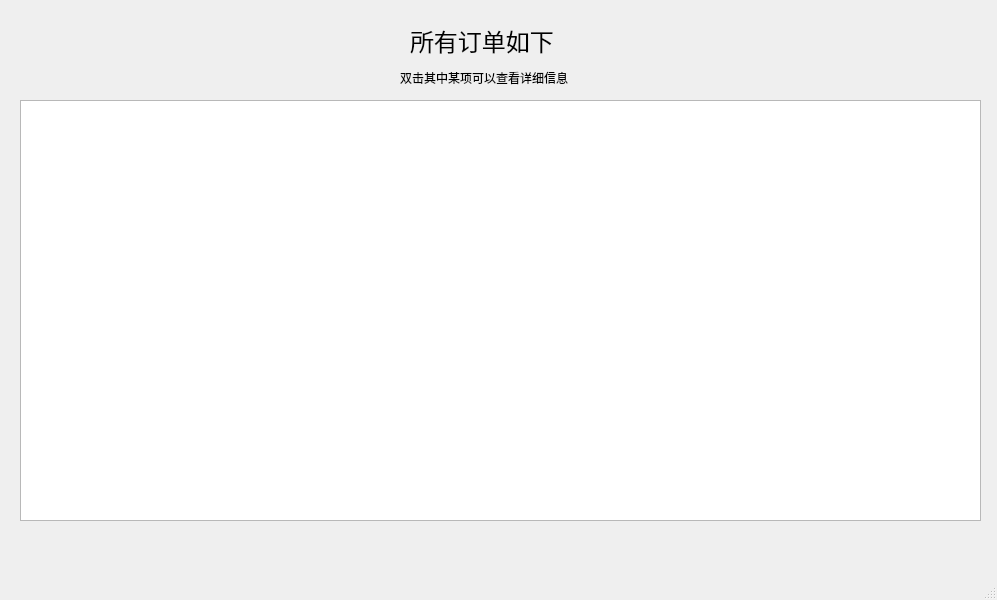
<?xml version="1.0" encoding="UTF-8"?>
<ui version="4.0">
 <class>orderlist</class>
 <widget class="QMainWindow" name="orderlist">
  <property name="geometry">
   <rect>
    <x>0</x>
    <y>0</y>
    <width>997</width>
    <height>600</height>
   </rect>
  </property>
  <property name="windowTitle">
   <string>所有订单</string>
  </property>
  <widget class="QWidget" name="centralwidget">
   <widget class="QListWidget" name="o_list">
    <property name="geometry">
     <rect>
      <x>20</x>
      <y>100</y>
      <width>961</width>
      <height>421</height>
     </rect>
    </property>
    <property name="font">
     <font>
      <family>微软雅黑</family>
      <pointsize>12</pointsize>
     </font>
    </property>
   </widget>
   <widget class="QLabel" name="label">
    <property name="geometry">
     <rect>
      <x>410</x>
      <y>20</y>
      <width>211</width>
      <height>41</height>
     </rect>
    </property>
    <property name="font">
     <font>
      <family>等线</family>
      <pointsize>18</pointsize>
     </font>
    </property>
    <property name="text">
     <string>所有订单如下</string>
    </property>
   </widget>
   <widget class="QLabel" name="label_2">
    <property name="geometry">
     <rect>
      <x>400</x>
      <y>70</y>
      <width>211</width>
      <height>16</height>
     </rect>
    </property>
    <property name="text">
     <string>双击其中某项可以查看详细信息</string>
    </property>
   </widget>
  </widget>
  <widget class="QStatusBar" name="statusbar"/>
 </widget>
 <resources/>
 <connections/>
</ui>
